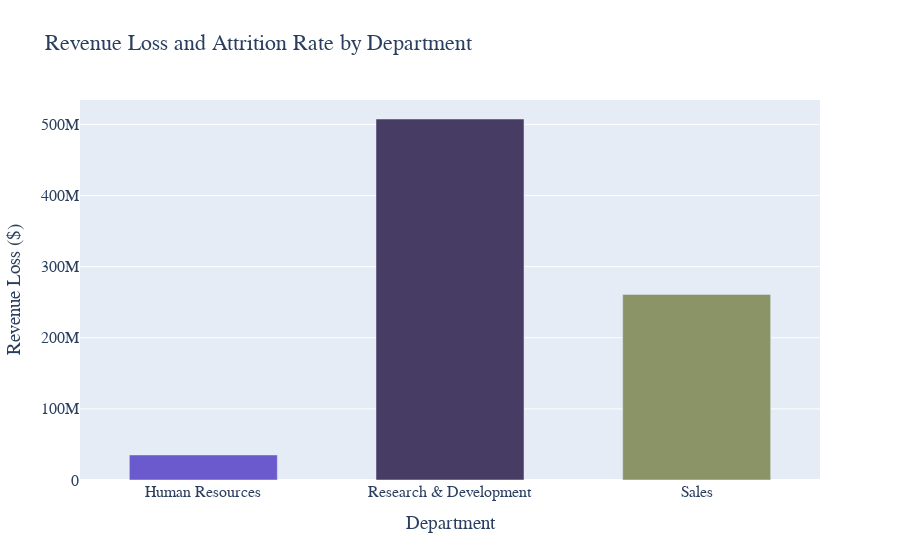

Source (notebook cell):
### Code cell
import plotly.graph_objects as go
from plotly.offline import init_notebook_mode
init_notebook_mode(connected=True)

# Calculate values
df["RevenueLoss"] = df["MonthlyIncome"] * 12 * df['YearsAtCompany'].mean()
revenue_loss_by_dept = df.groupby("Department")["RevenueLoss"].sum()
attrition_rate_by_dept = df.groupby("Department")["Attrition"].apply(lambda x: (x == "Yes").mean())

# Bar chart
fig = go.Figure(
    data=[
        go.Bar(
            x=revenue_loss_by_dept.index,
            y=revenue_loss_by_dept.values,
            hovertext=[f"Attrition Rate: {r:.2%}" for r in attrition_rate_by_dept.values],
            hovertemplate="<b>Department: %{x}</b><br>%{hovertext}<br><b>Revenue Loss:</b> $%{y:.2f}",
            marker_color=["#8B9467" if x == "Sales" else "#473C64" if x == "Research & Development" else "#6A5ACD" for x in revenue_loss_by_dept.index]
        )
    ]
)

# Layout settings
fig.update_layout(
    title="Revenue Loss and Attrition Rate by Department",
    xaxis_title="Department",
    yaxis_title="Revenue Loss ($)",
    font=dict(family="Times New Roman", size=16),
    bargap=0.4
)

# Show the figure
fig.show()

### Figure 1 — Plotly figure (JSON) as saved in the notebook; plotly's stock layout.template omitted (floating-point values rounded to 4 significant figures)
{"data": [{"hovertemplate": "<b>Department: %{x}</b><br>%{hovertext}<br><b>Revenue Loss:</b> $%{y:.2f}", "hovertext": ["Attrition Rate: 19.05%", "Attrition Rate: 13.84%", "Attrition Rate: 20.63%"], "marker": {"color": ["#6A5ACD", "#473C64", "#8B9467"]}, "type": "bar", "x": ["Human Resources", "Research & Development", "Sales"], "y": [35260000.0, 507600000.0, 261000000.0]}], "layout": {"bargap": 0.4, "font": {"family": "Times New Roman", "size": 16}, "title": {"text": "Revenue Loss and Attrition Rate by Department"}, "xaxis": {"title": {"text": "Department"}}, "yaxis": {"title": {"text": "Revenue Loss ($)"}}}}
